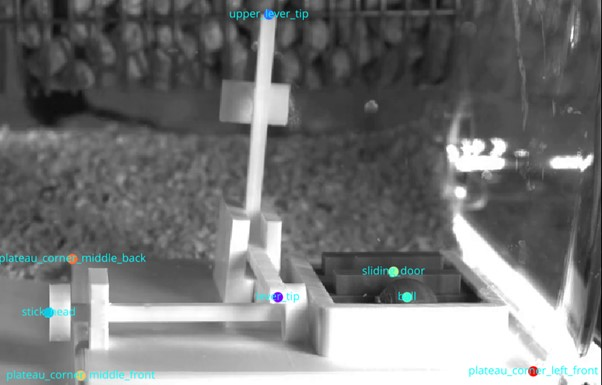
#> input picture Step_2/example/front.jpg, 602 x 385 px, found by its file name
$ jupyter execute --allow-errors wrangle_reference.ipynb
#> lines starting #> are read from the running program, lines starting #| are printed output that depends on the picture
[cell 1]
import os
import pandas as pd

# Initialize an empty list to store dataframes
dfs = []

# Traverse through the directory and subdirectories
path = '/home/box/coding/CTIR/Step_2/Reference_frames/element_coordinates.csv'
# Read the CSV file into a dataframe
#> (the rest of this cell did not finish here and is left out)

[cell 2]
import matplotlib.pyplot as plt
import matplotlib.image as mpimg
import os

# Define the path to the folder containing images
folder_path = '/home/box/coding/CTIR/Step_2/example'

# List of image filenames
image_filenames = ['front.jpg', 'side.jpg', 'top.jpg', 'measure.jpg']

# Load images
images = [mpimg.imread(os.path.join(folder_path, filename)) for filename in image_filenames]
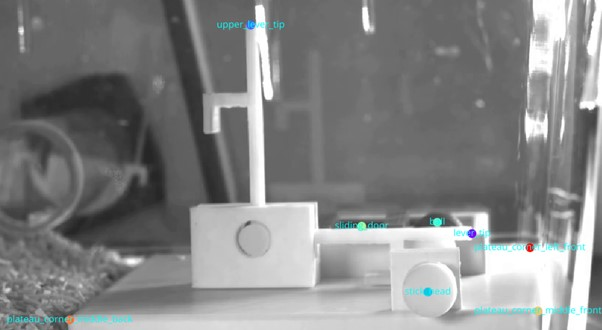
#> input picture Step_2/example/side.jpg, 602 x 330 px, found by its file name
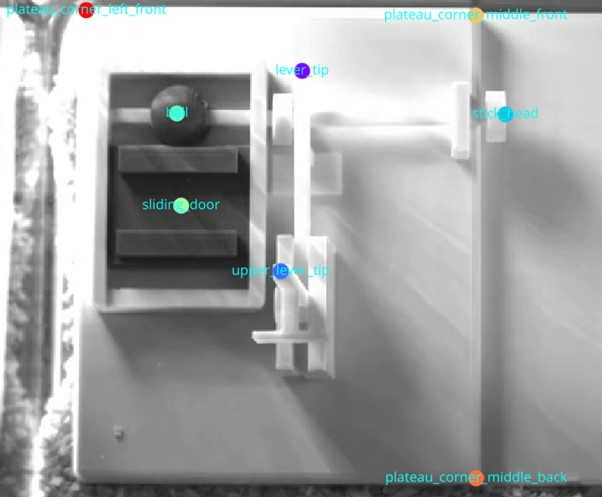
#> input picture Step_2/example/top.jpg, 602 x 497 px, found by its file name
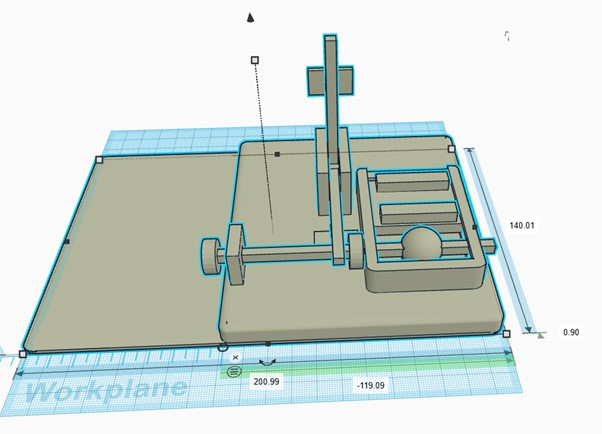
#> input picture Step_2/example/measure.jpg, 602 x 434 px, found by its file name

# Plot images side by side
fig, axes = plt.subplots(1, 4, figsize=(20, 5))

for ax, img, filename in zip(axes, images, image_filenames):
    ax.imshow(img)
    ax.axis('off')  # Hide the axis
    ax.set_title(filename)
#> this loop made 4 passes
#> filename on passes 1 to 4: 'front.jpg', 'side.jpg', 'top.jpg', 'measure.jpg'

plt.show()
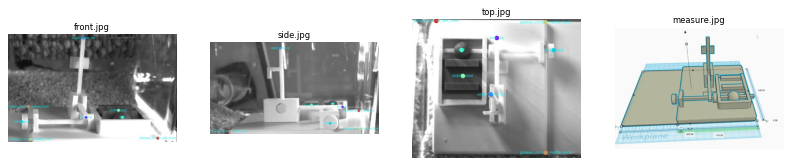
#> figure drawn by matplotlib, 4 panels

[cell 3]
import numpy as np
import pandas as pd
import cv2
import matplotlib.pyplot as plt
from mpl_toolkits.mplot3d import Axes3D

# 3D coordinates of the lockbox parts
lock_box_parts = {
    "middle_front": (0, 0, 0),
    "lever_tip": (49, 24, 15),
    "upper_lever_tip": (49, 87, 82),
    "stick_head": (-9, 35, 9),
    "ball": (86, 34, 15),
    "sliding_door": (86, 67, 10),
    "middle_back": (0, 140, 0),
    "left_front": (120, 0, 0)
}

# DataFrame containing the 2D coordinates
data = {
    'file': ['E1_front.png', 'E1_side.png', 'E1_top.png', 'E2_front.png', 'E2_side.png', 'E2_top.png'],
    'lever_tip_x': [525.36, 808.65, 352.30, 594.07, 790.17, 342.84],
    'lever_tip_y': [446.67, 373.74, 162.13, 446.16, 375.81, 185.17],
    'upper_lever_tip_x': [506.80, 513.50, 348.21, 583.69, 491.29, 326.91],
    'upper_lever_tip_y': [109.76, 66.99, 302.43, 119.46, 94.23, 334.09],
    'stick_head_x': [261.87, 734.33, 501.62, 329.51, 730.67, 493.99],
    'stick_head_y': [474.28, 463.10, 201.38, 463.98, 454.72, 217.51],
    'ball_x': [688.95, 759.18, 253.07, 743.19, 743.29, 249.76],
    'ball_y': [439.52, 350.62, 194.87, 446.19, 360.61, 216.82],
    'sliding_door_x': [675.83, 638.41, 254.25, 727.62, 641.30, 252.88],
    'sliding_door_y': [402.94, 350.62, 274.80, 416.66, 365.87, 285.31],
    'middle_front_x': [308.33, 891.28, 471.89, 366.38, 879.53, 471.87],
    'middle_front_y': [547.63, 486.68, 122.95, 536.87, 480.34, 144.01],
    'middle_back_x': [317.01, 256.59, 471.34, 356.72, 246.75, 472.18],
    'middle_back_y': [402.21, 482.78, 469.96, 401.98, 492.33, 487.91],
    'left_front_x': [844.89, 891.41, 182.05, 889.03, 868.64, 182.44],
    'left_front_y': [522.60, 380.02, 118.33, 531.88, 394.87, 140.09]
}

# Convert dictionary to numpy array
points_3d = np.array(list(lock_box_parts.values()), dtype='float32')

df = pd.DataFrame(data)

# Extract 2D points for the front view (E1_front.png)
points_2d_front = df[['middle_front_x', 'lever_tip_x', 'upper_lever_tip_x', 'stick_head_x', 'ball_x', 'sliding_door_x', 'middle_back_x', 'left_front_x']].iloc[0].values
points_2d_front = np.vstack((points_2d_front, df[['middle_front_y', 'lever_tip_y', 'upper_lever_tip_y', 'stick_head_y', 'ball_y', 'sliding_door_y', 'middle_back_y', 'left_front_y']].iloc[0].values)).T

points_2d_side = df[['middle_front_x', 'lever_tip_x', 'upper_lever_tip_x', 'stick_head_x', 'ball_x', 'sliding_door_x', 'middle_back_x', 'left_front_x']].iloc[1].values
points_2d_side = np.vstack((points_2d_side, df[['middle_front_y', 'lever_tip_y', 'upper_lever_tip_y', 'stick_head_y', 'ball_y', 'sliding_door_y', 'middle_back_y', 'left_front_y']].iloc[1].values)).T

points_2d_top = df[['middle_front_x', 'lever_tip_x', 'upper_lever_tip_x', 'stick_head_x', 'ball_x', 'sliding_door_x', 'middle_back_x', 'left_front_x']].iloc[2].values
points_2d_top = np.vstack((points_2d_top, df[['middle_front_y', 'lever_tip_y', 'upper_lever_tip_y', 'stick_head_y', 'ball_y', 'sliding_door_y', 'middle_back_y', 'left_front_y']].iloc[2].values)).T

# Function to calculate camera parameters
def calculate_camera_params(points_3d, points_2d):
    num_points = points_3d.shape[0]
    A = []
    for i in range(num_points):
        X, Y, Z = points_3d[i]
        u, v = points_2d[i]
        A.append([-X, -Y, -Z, -1, 0, 0, 0, 0, u*X, u*Y, u*Z, u])
        A.append([0, 0, 0, 0, -X, -Y, -Z, -1, v*X, v*Y, v*Z, v])
    A = np.array(A)

    # Perform SVD
    U, S, Vt = np.linalg.svd(A)
    P = Vt[-1].reshape(3, 4)

    # Decompose P to obtain K, R, t
    K, R, t = cv2.decomposeProjectionMatrix(P)[:3]
    K /= K[2, 2]  # Normalize K to make K[2, 2] = 1

    # Correct the sign and orientation if needed
    if np.linalg.det(R) < 0:
        R = -R
        t = -t

    return K, R, t, P

# Calculate reprojection error
def calculate_reprojection_error(P, points_3d, points_2d):
    num_points = points_3d.shape[0]
    points_2d_reproj = P @ np.hstack((points_3d, np.ones((num_points, 1)))).T
    points_2d_reproj /= points_2d_reproj[2]  # Divide by the last row to normalize
    points_2d_reproj = points_2d_reproj[:2].T
    reprojection_error = np.mean(np.linalg.norm(points_2d - points_2d_reproj, axis=1))
    return reprojection_error

# Calculate camera parameters and reprojection errors for each view
K_front, R_front, t_front, P_front = calculate_camera_params(points_3d, points_2d_front)
reprojection_error_front = calculate_reprojection_error(P_front, points_3d, points_2d_front)

K_side, R_side, t_side, P_side = calculate_camera_params(points_3d, points_2d_side)
reprojection_error_side = calculate_reprojection_error(P_side, points_3d, points_2d_side)

K_top, R_top, t_top, P_top = calculate_camera_params(points_3d, points_2d_top)
reprojection_error_top = calculate_reprojection_error(P_top, points_3d, points_2d_top)
# Correcting the reshaping of 2D points
points_2d_front = df[['lever_tip_x', 'upper_lever_tip_x', 'stick_head_x', 'ball_x', 'sliding_door_x', 'middle_front_x', 'middle_back_x', 'left_front_x']].iloc[0:1].values
points_2d_front_y = df[['lever_tip_y', 'upper_lever_tip_y', 'stick_head_y', 'ball_y', 'sliding_door_y', 'middle_front_y', 'middle_back_y', 'left_front_y']].iloc[0:1].values
points_2d_front = np.vstack((points_2d_front, points_2d_front_y)).T

points_2d_side = df[['lever_tip_x', 'upper_lever_tip_x', 'stick_head_x', 'ball_x', 'sliding_door_x', 'middle_front_x', 'middle_back_x', 'left_front_x']].iloc[1:2].values
points_2d_side_y = df[['lever_tip_y', 'upper_lever_tip_y', 'stick_head_y', 'ball_y', 'sliding_door_y', 'middle_front_y', 'middle_back_y', 'left_front_y']].iloc[1:2].values
points_2d_side = np.vstack((points_2d_side, points_2d_side_y)).T

points_2d_top = df[['lever_tip_x', 'upper_lever_tip_x', 'stick_head_x', 'ball_x', 'sliding_door_x', 'middle_front_x', 'middle_back_x', 'left_front_x']].iloc[2:3].values
points_2d_top_y = df[['lever_tip_y', 'upper_lever_tip_y', 'stick_head_y', 'ball_y', 'sliding_door_y', 'middle_front_y', 'middle_back_y', 'left_front_y']].iloc[2:3].values
points_2d_top = np.vstack((points_2d_top, points_2d_top_y)).T

# Correcting the triangulate_points function to handle reshaped data
def triangulate_points(points_2d_front, points_2d_side, points_2d_top, P_front, P_side, P_top):
    points_3d = []
    for i in range(points_2d_front.shape[0]):
        A = []
        x, y = points_2d_front[i]
        A.append(x * P_front[2, :] - P_front[0, :])
        A.append(y * P_front[2, :] - P_front[1, :])

        x, y = points_2d_side[i]
        A.append(x * P_side[2, :] - P_side[0, :])
        A.append(y * P_side[2, :] - P_side[1, :])

        x, y = points_2d_top[i]
        A.append(x * P_top[2, :] - P_top[0, :])
        A.append(y * P_top[2, :] - P_top[1, :])

        A = np.array(A)
        _, _, Vt = np.linalg.svd(A)
        X = Vt[-1]
        points_3d.append(X[:3] / X[3])
    return np.array(points_3d)

# Triangulate each point
points_3d_triangulated = triangulate_points(points_2d_front, points_2d_side, points_2d_top, P_front, P_side, P_top)

# Convert to DataFrame for easy viewing
points_3d_df = pd.DataFrame(points_3d_triangulated, columns=['x', 'y', 'z'])

print("front: " + str(reprojection_error_front))
print("side: " + str(reprojection_error_side))
print("top: " + str(reprojection_error_top))
points_3d_triangulated

[cell 4]
import deeplabcut
path_config_file = '/home/box/coding/CTIR/Moused-David-2024-05-18/config.yaml'
videofile_path = ['/home/box/coding/CTIR/videos/experiment_1/E1_top.avi'] #Enter the list of videos to analyze.
deeplabcut.analyze_videos(path_config_file,videofile_path, videotype='.avi')
#> (this line was passed over: deeplabcut is not available in this run)

[cell 5]
import pandas as pd

# Path to the HDF5 file
hdf5_path_front = '/home/box/coding/CTIR/videos/experiment_1/E1_frontDLC_resnet50_MousedMay18shuffle1_15000.h5'
hdf5_path_side = '/home/box/coding/CTIR/videos/experiment_1/E1_sideDLC_resnet50_MousedMay18shuffle1_15000.h5'
hdf5_path_top = '/home/box/coding/CTIR/videos/experiment_1/E1_topDLC_resnet50_MousedMay18shuffle1_15000.h5'

# Load the data
#> (the rest of this cell did not finish here and is left out)

[cell 6]
import matplotlib.pyplot as plt
import pandas as pd

#> (the rest of this cell did not finish here and is left out)

[cell 7]
# Calculate square bounding box for each element
def calculate_square_bounding_boxes(points_3d, side_length=15):
#> called with points_3d = array of shape (8, 3), side_length = 15
    margin = side_length / 2
    bounding_boxes = {}
    for i, part_name in enumerate(["lever_tip", "upper_lever_tip", "stick_head", "ball", "sliding_door"]):
#    for i, part_name in enumerate(["middle_front", "lever_tip", "upper_lever_tip", "stick_head", "ball", "sliding_door", "middle_back", "left_front"]):
        x, y, z = points_3d[i]
        bounding_boxes[part_name] = {
            'x_min': x - margin, 'x_max': x + margin,
            'y_min': y - margin, 'y_max': y + margin,
            'z_min': z - margin, 'z_max': z + margin
        }
    return bounding_boxes

bounding_boxes = calculate_square_bounding_boxes(points_3d_triangulated)
# Visualization with square bounding boxes
def visualize_3d_points_with_square_bounding_boxes(original_points, triangulated_points, bounding_boxes):
    fig = plt.figure()
    ax = fig.add_subplot(111, projection='3d')

    # Scatter plot for original points
#     ax.scatter(original_points[:, 0], original_points[:, 1], original_points[:, 2], c='b', marker='o', label='Original')

    # Scatter plot for triangulated points
    ax.scatter(triangulated_points[:, 0], triangulated_points[:, 1], triangulated_points[:, 2], c='r', marker='^', label='Triangulated')

    # Labeling the points (assuming the order matches the parts' names)
    part_names = ["lever_tip", "upper_lever_tip", "stick_head", "ball", "sliding_door"]
#    part_names = ["middle_front", "lever_tip", "upper_lever_tip", "stick_head", "ball", "sliding_door", "middle_back", "left_front"]
    for i, txt in enumerate(part_names):
        # ax.text(original_points[i, 0], original_points[i, 1], original_points[i, 2], txt, color='blue')
        ax.text(triangulated_points[i, 0], triangulated_points[i, 1], triangulated_points[i, 2], txt, color='red')

        # Plot bounding boxes
        bb = bounding_boxes[txt]
        ax.plot([bb['x_min'], bb['x_max'], bb['x_max'], bb['x_min'], bb['x_min']],
                [bb['y_min'], bb['y_min'], bb['y_max'], bb['y_max'], bb['y_min']],
                [bb['z_min'], bb['z_min'], bb['z_min'], bb['z_min'], bb['z_min']], color='green')
        ax.plot([bb['x_min'], bb['x_max'], bb['x_max'], bb['x_min'], bb['x_min']],
                [bb['y_min'], bb['y_min'], bb['y_max'], bb['y_max'], bb['y_min']],
                [bb['z_max'], bb['z_max'], bb['z_max'], bb['z_max'], bb['z_max']], color='green')
        ax.plot([bb['x_min'], bb['x_min']],
                [bb['y_min'], bb['y_min']],
                [bb['z_min'], bb['z_max']], color='green')
        ax.plot([bb['x_max'], bb['x_max']],
                [bb['y_min'], bb['y_min']],
                [bb['z_min'], bb['z_max']], color='green')
        ax.plot([bb['x_min'], bb['x_min']],
                [bb['y_max'], bb['y_max']],
                [bb['z_min'], bb['z_max']], color='green')
        ax.plot([bb['x_max'], bb['x_max']],
                [bb['y_max'], bb['y_max']],
                [bb['z_min'], bb['z_max']], color='green')

    ax.set_xlabel('X Label')
    ax.set_ylabel('Y Label')
    ax.set_zlabel('Z Label')
    ax.legend()

    plt.show()
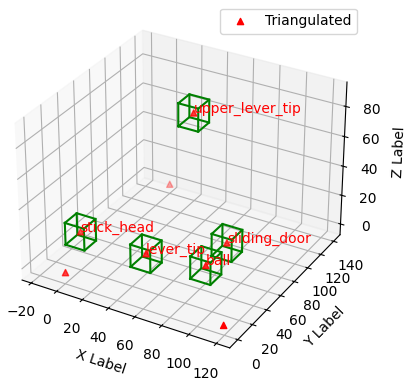
#> figure drawn by matplotlib, 1 panel

# Call the function to visualize the points with square bounding boxes
visualize_3d_points_with_square_bounding_boxes(points_3d, points_3d_triangulated, bounding_boxes)
